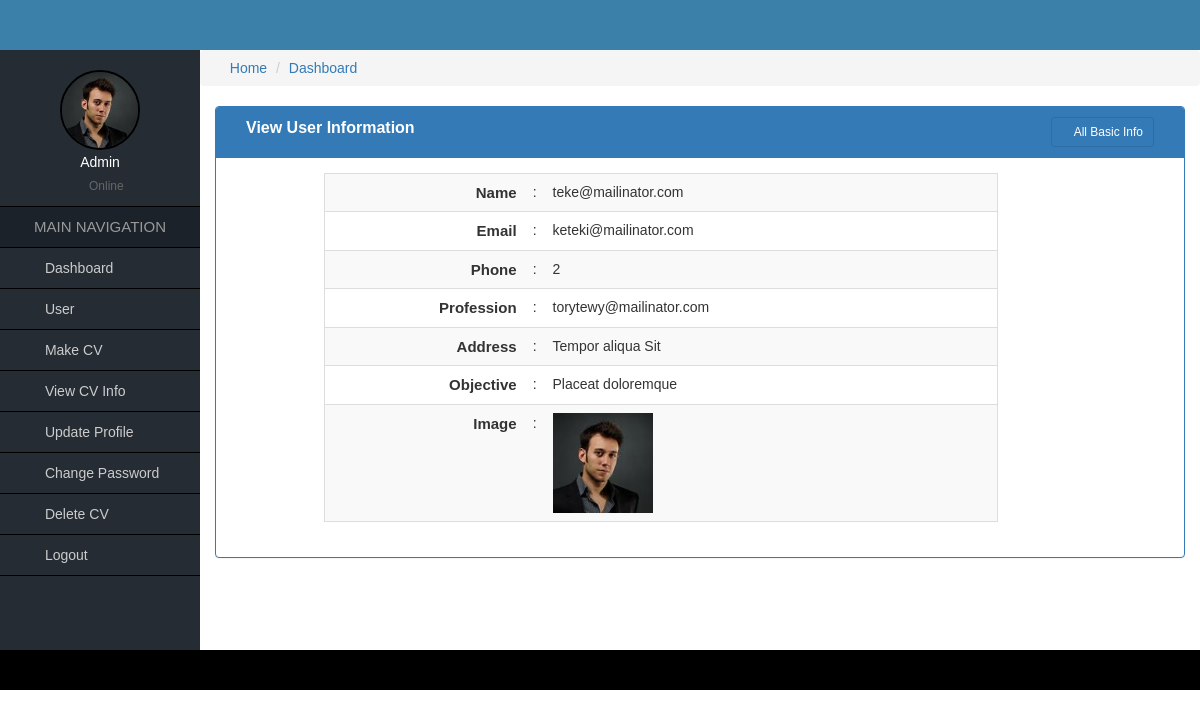
The app's page /basic_info_view.php?id=24 (signed in) with its own data.
### tables this page shows
CREATE TABLE `basic_info` (
  `id` int(11) NOT NULL,
  `user_id` int(11) NOT NULL,
  `name` varchar(255) NOT NULL,
  `email` varchar(255) NOT NULL,
  `phone` varchar(255) NOT NULL,
  `profession` varchar(255) NOT NULL,
  `address` text NOT NULL,
  `objective` longtext NOT NULL,
  `image` varchar(255) NOT NULL
);

### basic_info_view.php (the view, shortened to what this page needs)
<?php
require_once('functions/function.php');
$id = $_GET['id'];
$user = "SELECT * FROM basic_info WHERE id = '$id'";
$query = mysqli_query($connect, $user);
$data = mysqli_fetch_assoc($query);
?>
<div class="col-md-12">
    <div class="panel panel-primary">
        <div class="panel-heading">
            <div class="col-md-9 heading_title">
                View User Information
            </div>
            <div class="col-md-3 text-right">
                <a href="all_cv_info.php" class="btn btn-sm btn btn-primary"><i class="fa fa-plus-circle"></i> All Basic Info</a>
            </div>
            <div class="clearfix"></div>
        </div>
        <div class="panel-body">
            <div class="col-md-1">
            </div>
            <div class="col-md-9">
                <table class="table table-hover table-striped table-responsive view_table_cus">
                    <tr>
                        <td>Name</td>
                        <td>:</td>
                        <td><?= $data['name'] ?></td>
                    </tr>
                    <tr>
                        <td>Email</td>
                        <td>:</td>
                        <td><?= $data['email'] ?></td>
                    </tr>
                    <tr>
                        <td>Phone</td>
                        <td>:</td>
                        <td><?= $data['phone'] ?></td>
                    </tr>
                    <tr>
                        <td>Profession</td>
                        <td>:</td>
                        <td><?= $data['profession'] ?></td>
                    </tr>
                    <tr>
                        <td>Address</td>
                        <td>:</td>
                        <td><?= $data['address'] ?></td>
                    </tr>
                    <tr>
                        <td>Objective</td>
                        <td>:</td>
                        <td><?= $data['objective'] ?></td>
                    </tr>
                    <tr>
                        <td>Image</td>
                        <td>:</td>
                        <td>
                            <?php if($data['image'] == true){ ?>
                            <img width="100px" src="upload/cv/<?= $data['image'] ?>" alt="user_image">
                            <?php }else{ ?>
                            <img width="100px" src="images/avatar.png" alt="user_image">
                            <?php } ?>
                        </td>
                    </tr>
                </table>
            </div>
            <div class="col-md-2">
            </div>
        </div>
    </div>
</div>

### css/style.css (style rules this page uses)
* { margin:0px; padding:0px; outline:0px; }
img { border:0px; }
a { text-decoration:none; }
body { font-family:Verdana, Geneva, sans-serif; }
.heading_title { font-size:16px; font-weight:bold; }
.view_table_cus { border:1px solid #ddd; }
.view_table_cus tr td:first-child { width:30%; text-align:right; font-size:15px; font-weight:bold; }
.view_table_cus tr td:last-child { width:68%; text-align:left; }

### records on screen
basic_info: name "teke@mailinator.com", email "keteki@mailinator.com", phone "2", profession "torytewy@mailinator.com", address "Tempor aliqua Sit", objective "Placeat doloremque", image (picture)

### other values on screen
$_SESSION['name'] "Admin"
